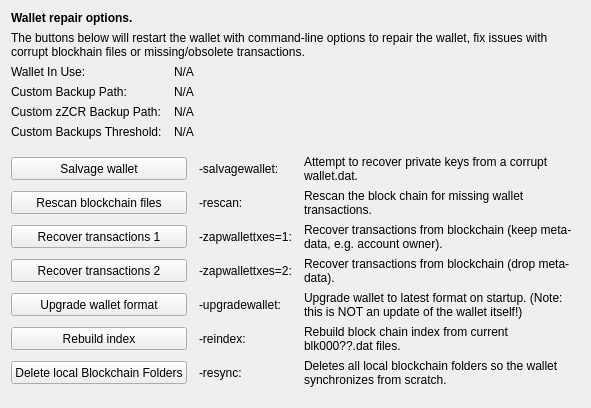
     <widget class="QWidget" name="tab_repair">
      <attribute name="title">
       <string>&amp;Wallet Repair</string>
      </attribute>
      <layout class="QGridLayout" name="gridLayout_4" columnstretch="0,0,0,0">
       <property name="horizontalSpacing">
        <number>12</number>
       </property>
       <item row="0" column="0" colspan="4">
        <widget class="QLabel" name="label_repair_header">
         <property name="font">
          <font>
           <weight>75</weight>
           <bold>true</bold>
          </font>
         </property>
         <property name="text">
          <string>Wallet repair options.</string>
         </property>
        </widget>
       </item>
       <item row="1" column="0" colspan="4">
        <widget class="QLabel" name="label_repair_helptext">
         <property name="font">
          <font>
           <weight>50</weight>
           <bold>false</bold>
          </font>
         </property>
         <property name="text">
          <string>The buttons below will restart the wallet with command-line options to repair the wallet, fix issues with corrupt blockhain files or missing/obsolete transactions.</string>
         </property>
         <property name="wordWrap">
          <bool>true</bool>
         </property>
        </widget>
       </item>
       <item row="2" column="0">
        <widget class="QLabel" name="wallet_path_label">
         <property name="text">
          <string>Wallet In Use:</string>
         </property>
        </widget>
       </item>
       <item row="2" column="1" colspan="3">
        <widget class="QLabel" name="wallet_path">
         <property name="cursor">
          <cursorShape>IBeamCursor</cursorShape>
         </property>
         <property name="text">
          <string>N/A</string>
         </property>
         <property name="textFormat">
          <enum>Qt::PlainText</enum>
         </property>
         <property name="textInteractionFlags">
          <set>Qt::LinksAccessibleByMouse|Qt::TextSelectableByKeyboard|Qt::TextSelectableByMouse</set>
         </property>
        </widget>
       </item>
       <item row="3" column="0">
        <widget class="QLabel" name="wallet_custombackuppath_label">
         <property name="text">
          <string>Custom Backup Path:</string>
         </property>
         <property name="visible">
          <bool>false</bool>
         </property>
        </widget>
       </item>
       <item row="3" column="1" colspan="3">
        <widget class="QLabel" name="wallet_custombackuppath">
         <property name="cursor">
          <cursorShape>IBeamCursor</cursorShape>
         </property>
         <property name="text">
          <string>N/A</string>
         </property>
         <property name="textFormat">
          <enum>Qt::PlainText</enum>
         </property>
         <property name="textInteractionFlags">
          <set>Qt::LinksAccessibleByMouse|Qt::TextSelectableByKeyboard|Qt::TextSelectableByMouse</set>
         </property>
         <property name="visible">
          <bool>false</bool>
         </property>
        </widget>
       </item>
       <item row="4" column="0">
        <widget class="QLabel" name="wallet_customzzcrbackuppath_label">
         <property name="text">
          <string>Custom zZCR Backup Path:</string>
         </property>
         <property name="visible">
          <bool>false</bool>
         </property>
        </widget>
       </item>
       <item row="4" column="1" colspan="3">
        <widget class="QLabel" name="wallet_customzzcrbackuppath">
         <property name="cursor">
          <cursorShape>IBeamCursor</cursorShape>
         </property>
         <property name="text">
          <string>N/A</string>
         </property>
         <property name="textFormat">
          <enum>Qt::PlainText</enum>
         </property>
         <property name="textInteractionFlags">
          <set>Qt::LinksAccessibleByMouse|Qt::TextSelectableByKeyboard|Qt::TextSelectableByMouse</set>
         </property>
         <property name="visible">
          <bool>false</bool>
         </property>
        </widget>
       </item>
       <item row="5" column="0">
        <widget class="QLabel" name="wallet_custombackupthreshold_label">
         <property name="text">
          <string>Custom Backups Threshold:</string>
         </property>
         <property name="visible">
          <bool>false</bool>
         </property>
        </widget>
       </item>
       <item row="5" column="1" colspan="3">
        <widget class="QLabel" name="wallet_custombackupthreshold">
         <property name="cursor">
          <cursorShape>IBeamCursor</cursorShape>
         </property>
         <property name="text">
          <string>N/A</string>
         </property>
         <property name="textFormat">
          <enum>Qt::PlainText</enum>
         </property>
         <property name="textInteractionFlags">
          <set>Qt::LinksAccessibleByMouse|Qt::TextSelectableByKeyboard|Qt::TextSelectableByMouse</set>
         </property>
         <property name="visible">
          <bool>false</bool>
         </property>
        </widget>
       </item>
       <item row="6" column="0">
        <spacer name="verticalSpacer_repair1">
         <property name="orientation">
          <enum>Qt::Vertical</enum>
         </property>
         <property name="sizeHint" stdset="0">
          <size>
           <width>10</width>
           <height>10</height>
          </size>
         </property>
        </spacer>
       </item>
       <item row="7" column="0" colspan="2">
        <widget class="QPushButton" name="btn_salvagewallet">
         <property name="minimumSize">
          <size>
           <width>100</width>
           <height>23</height>
          </size>
         </property>
         <property name="text">
          <string>Salvage wallet</string>
         </property>
        </widget>
       </item>
       <item row="7" column="2">
        <widget class="QLabel" name="label_repair_salvage_command">
         <property name="text">
          <string notr="true">-salvagewallet:</string>
         </property>
        </widget>
       </item>
       <item row="7" column="3">
        <widget class="QLabel" name="label_repair_salvage">
         <property name="text">
          <string>Attempt to recover private keys from a corrupt wallet.dat.</string>
         </property>
         <property name="wordWrap">
          <bool>true</bool>
         </property>
        </widget>
       </item>
       <item row="8" column="0" colspan="2">
        <widget class="QPushButton" name="btn_rescan">
         <property name="minimumSize">
          <size>
           <width>100</width>
           <height>23</height>
          </size>
         </property>
         <property name="text">
          <string>Rescan blockchain files</string>
         </property>
        </widget>
       </item>
       <item row="8" column="2">
        <widget class="QLabel" name="label_repair_rescan_command">
         <property name="text">
          <string notr="true">-rescan:</string>
         </property>
        </widget>
       </item>
       <item row="8" column="3">
        <widget class="QLabel" name="label_repair_rescan">
         <property name="text">
          <string>Rescan the block chain for missing wallet transactions.</string>
         </property>
         <property name="wordWrap">
          <bool>true</bool>
         </property>
        </widget>
       </item>
       <item row="9" column="0" colspan="2">
        <widget class="QPushButton" name="btn_zapwallettxes1">
         <property name="minimumSize">
          <size>
           <width>100</width>
           <height>23</height>
          </size>
         </property>
         <property name="text">
          <string>Recover transactions 1</string>
         </property>
        </widget>
       </item>
       <item row="9" column="2">
        <widget class="QLabel" name="label_repair_zap1_command">
         <property name="text">
          <string notr="true">-zapwallettxes=1:</string>
         </property>
        </widget>
       </item>
       <item row="9" column="3">
        <widget class="QLabel" name="label_repair_zap1">
         <property name="text">
          <string>Recover transactions from blockchain (keep meta-data, e.g. account owner).</string>
         </property>
         <property name="wordWrap">
          <bool>true</bool>
         </property>
        </widget>
       </item>
       <item row="10" column="0" colspan="2">
        <widget class="QPushButton" name="btn_zapwallettxes2">
         <property name="minimumSize">
          <size>
           <width>100</width>
           <height>23</height>
          </size>
         </property>
         <property name="text">
          <string>Recover transactions 2</string>
         </property>
        </widget>
       </item>
       <item row="10" column="2">
        <widget class="QLabel" name="label_repair_zap2_command">
         <property name="text">
          <string notr="true">-zapwallettxes=2:</string>
         </property>
        </widget>
       </item>
       <item row="10" column="3">
        <widget class="QLabel" name="label_repair_zap2">
         <property name="text">
          <string>Recover transactions from blockchain (drop meta-data).</string>
         </property>
         <property name="wordWrap">
          <bool>true</bool>
         </property>
        </widget>
       </item>
       <item row="11" column="0" colspan="2">
        <widget class="QPushButton" name="btn_upgradewallet">
         <property name="minimumSize">
          <size>
           <width>100</width>
           <height>23</height>
          </size>
         </property>
         <property name="text">
          <string>Upgrade wallet format</string>
         </property>
        </widget>
       </item>
       <item row="11" column="2">
        <widget class="QLabel" name="label_repair_upgrade_command">
         <property name="text">
          <string notr="true">-upgradewallet:</string>
         </property>
        </widget>
       </item>
       <item row="11" column="3">
        <widget class="QLabel" name="label_repair_upgrade">
         <property name="text">
          <string>Upgrade wallet to latest format on startup. (Note: this is NOT an update of the wallet itself!)</string>
         </property>
         <property name="wordWrap">
          <bool>true</bool>
         </property>
        </widget>
       </item>
       <item row="12" column="0" colspan="2">
        <widget class="QPushButton" name="btn_reindex">
         <property name="minimumSize">
          <size>
           <width>100</width>
           <height>23</height>
          </size>
         </property>
         <property name="text">
          <string>Rebuild index</string>
         </property>
        </widget>
       </item>
       <item row="12" column="2">
        <widget class="QLabel" name="label_repair_reindex_command">
         <property name="text">
          <string notr="true">-reindex:</string>
         </property>
        </widget>
       </item>
       <item row="12" column="3">
        <widget class="QLabel" name="label_repair_reindex">
         <property name="text">
          <string>Rebuild block chain index from current blk000??.dat files.</string>
         </property>
         <property name="wordWrap">
          <bool>true</bool>
         </property>
        </widget>
       </item>
       <item row="13" column="0" colspan="2">
        <widget class="QPushButton" name="btn_resync">
         <property name="minimumSize">
          <size>
           <width>100</width>
           <height>23</height>
          </size>
         </property>
         <property name="text">
          <string>Delete local Blockchain Folders</string>
         </property>
        </widget>
       </item>
       <item row="13" column="2">
        <widget class="QLabel" name="label_repair_resync_command">
         <property name="text">
          <string>-resync:</string>
         </property>
        </widget>
       </item>
       <item row="13" column="3">
        <widget class="QLabel" name="label_repair_resync">
         <property name="text">
          <string>Deletes all local blockchain folders so the wallet synchronizes from scratch.</string>
         </property>
         <property name="wordWrap">
          <bool>true</bool>
         </property>
        </widget>
       </item>
       <item row="14" column="0">
        <spacer name="verticalSpacer_repair2">
         <property name="orientation">
          <enum>Qt::Vertical</enum>
         </property>
         <property name="sizeHint" stdset="0">
          <size>
           <width>20</width>
           <height>10</height>
          </size>
         </property>
        </spacer>
       </item>
      </layout>
     </widget>
